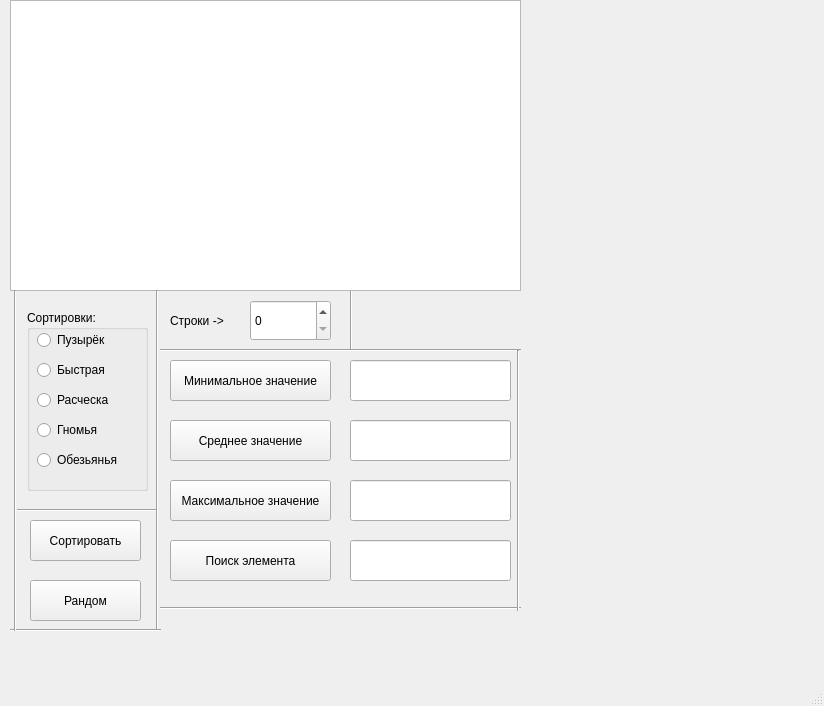
<?xml version="1.0" encoding="UTF-8"?>
<ui version="4.0">
 <class>MainWindow</class>
 <widget class="QMainWindow" name="MainWindow">
  <property name="geometry">
   <rect>
    <x>0</x>
    <y>0</y>
    <width>824</width>
    <height>706</height>
   </rect>
  </property>
  <property name="windowTitle">
   <string>MainWindow</string>
  </property>
  <widget class="QWidget" name="centralwidget">
   <widget class="QPushButton" name="pushMax">
    <property name="geometry">
     <rect>
      <x>170</x>
      <y>480</y>
      <width>161</width>
      <height>41</height>
     </rect>
    </property>
    <property name="text">
     <string>Максимальное значение</string>
    </property>
   </widget>
   <widget class="Line" name="line_4">
    <property name="geometry">
     <rect>
      <x>350</x>
      <y>290</y>
      <width>3</width>
      <height>61</height>
     </rect>
    </property>
    <property name="orientation">
     <enum>Qt::Vertical</enum>
    </property>
   </widget>
   <widget class="QTableWidget" name="mainWidget">
    <property name="geometry">
     <rect>
      <x>10</x>
      <y>0</y>
      <width>511</width>
      <height>291</height>
     </rect>
    </property>
   </widget>
   <widget class="Line" name="line_5">
    <property name="geometry">
     <rect>
      <x>160</x>
      <y>340</y>
      <width>361</width>
      <height>20</height>
     </rect>
    </property>
    <property name="orientation">
     <enum>Qt::Horizontal</enum>
    </property>
   </widget>
   <widget class="Line" name="line_6">
    <property name="geometry">
     <rect>
      <x>160</x>
      <y>600</y>
      <width>361</width>
      <height>16</height>
     </rect>
    </property>
    <property name="orientation">
     <enum>Qt::Horizontal</enum>
    </property>
   </widget>
   <widget class="QGroupBox" name="groupSort">
    <property name="geometry">
     <rect>
      <x>27</x>
      <y>310</y>
      <width>121</width>
      <height>181</height>
     </rect>
    </property>
    <property name="title">
     <string>Сортировки:</string>
    </property>
    <widget class="QRadioButton" name="bubble">
     <property name="geometry">
      <rect>
       <x>10</x>
       <y>20</y>
       <width>95</width>
       <height>20</height>
      </rect>
     </property>
     <property name="text">
      <string>Пузырёк</string>
     </property>
    </widget>
    <widget class="QRadioButton" name="Quick">
     <property name="geometry">
      <rect>
       <x>10</x>
       <y>50</y>
       <width>95</width>
       <height>20</height>
      </rect>
     </property>
     <property name="text">
      <string>Быстрая</string>
     </property>
    </widget>
    <widget class="QRadioButton" name="Comb">
     <property name="geometry">
      <rect>
       <x>10</x>
       <y>80</y>
       <width>95</width>
       <height>20</height>
      </rect>
     </property>
     <property name="text">
      <string>Расческа</string>
     </property>
    </widget>
    <widget class="QRadioButton" name="Gnome">
     <property name="geometry">
      <rect>
       <x>10</x>
       <y>110</y>
       <width>95</width>
       <height>20</height>
      </rect>
     </property>
     <property name="text">
      <string>Гномья</string>
     </property>
    </widget>
    <widget class="QRadioButton" name="Monkey">
     <property name="geometry">
      <rect>
       <x>10</x>
       <y>140</y>
       <width>95</width>
       <height>20</height>
      </rect>
     </property>
     <property name="text">
      <string>Обезьянья</string>
     </property>
    </widget>
   </widget>
   <widget class="Line" name="line_2">
    <property name="geometry">
     <rect>
      <x>17</x>
      <y>500</y>
      <width>141</width>
      <height>20</height>
     </rect>
    </property>
    <property name="orientation">
     <enum>Qt::Horizontal</enum>
    </property>
   </widget>
   <widget class="QPushButton" name="pushSort">
    <property name="geometry">
     <rect>
      <x>30</x>
      <y>520</y>
      <width>111</width>
      <height>41</height>
     </rect>
    </property>
    <property name="text">
     <string>Сортировать</string>
    </property>
   </widget>
   <widget class="QLineEdit" name="lineEdit_Average">
    <property name="geometry">
     <rect>
      <x>350</x>
      <y>420</y>
      <width>161</width>
      <height>41</height>
     </rect>
    </property>
   </widget>
   <widget class="Line" name="line">
    <property name="geometry">
     <rect>
      <x>147</x>
      <y>290</y>
      <width>20</width>
      <height>341</height>
     </rect>
    </property>
    <property name="orientation">
     <enum>Qt::Vertical</enum>
    </property>
   </widget>
   <widget class="QPushButton" name="pushMin">
    <property name="geometry">
     <rect>
      <x>170</x>
      <y>360</y>
      <width>161</width>
      <height>41</height>
     </rect>
    </property>
    <property name="text">
     <string>Минимальное значение</string>
    </property>
   </widget>
   <widget class="Line" name="line_8">
    <property name="geometry">
     <rect>
      <x>10</x>
      <y>610</y>
      <width>151</width>
      <height>41</height>
     </rect>
    </property>
    <property name="orientation">
     <enum>Qt::Horizontal</enum>
    </property>
   </widget>
   <widget class="QLabel" name="labelRow">
    <property name="geometry">
     <rect>
      <x>170</x>
      <y>300</y>
      <width>61</width>
      <height>41</height>
     </rect>
    </property>
    <property name="text">
     <string>Строки -&gt;</string>
    </property>
   </widget>
   <widget class="Line" name="line_7">
    <property name="geometry">
     <rect>
      <x>503</x>
      <y>350</y>
      <width>31</width>
      <height>261</height>
     </rect>
    </property>
    <property name="orientation">
     <enum>Qt::Vertical</enum>
    </property>
   </widget>
   <widget class="QPushButton" name="pushRandom">
    <property name="geometry">
     <rect>
      <x>30</x>
      <y>580</y>
      <width>111</width>
      <height>41</height>
     </rect>
    </property>
    <property name="text">
     <string>Рандом</string>
    </property>
   </widget>
   <widget class="Line" name="line_3">
    <property name="geometry">
     <rect>
      <x>-10</x>
      <y>290</y>
      <width>51</width>
      <height>341</height>
     </rect>
    </property>
    <property name="orientation">
     <enum>Qt::Vertical</enum>
    </property>
   </widget>
   <widget class="QLineEdit" name="lineEdit_Min">
    <property name="geometry">
     <rect>
      <x>350</x>
      <y>360</y>
      <width>161</width>
      <height>41</height>
     </rect>
    </property>
   </widget>
   <widget class="QLineEdit" name="lineEdit_Max">
    <property name="geometry">
     <rect>
      <x>350</x>
      <y>480</y>
      <width>161</width>
      <height>41</height>
     </rect>
    </property>
   </widget>
   <widget class="QSpinBox" name="spinRow">
    <property name="geometry">
     <rect>
      <x>250</x>
      <y>300</y>
      <width>81</width>
      <height>41</height>
     </rect>
    </property>
   </widget>
   <widget class="QPushButton" name="pushAverage">
    <property name="geometry">
     <rect>
      <x>170</x>
      <y>420</y>
      <width>161</width>
      <height>41</height>
     </rect>
    </property>
    <property name="text">
     <string>Среднее значение</string>
    </property>
   </widget>
   <widget class="QLineEdit" name="lineEdit_Search">
    <property name="geometry">
     <rect>
      <x>350</x>
      <y>540</y>
      <width>161</width>
      <height>41</height>
     </rect>
    </property>
    <property name="text">
     <string/>
    </property>
   </widget>
   <widget class="QPushButton" name="pushSearch">
    <property name="geometry">
     <rect>
      <x>170</x>
      <y>540</y>
      <width>161</width>
      <height>41</height>
     </rect>
    </property>
    <property name="text">
     <string>Поиск элемента</string>
    </property>
   </widget>
   <widget class="QLabel" name="answer">
    <property name="geometry">
     <rect>
      <x>530</x>
      <y>420</y>
      <width>241</width>
      <height>191</height>
     </rect>
    </property>
    <property name="text">
     <string/>
    </property>
   </widget>
  </widget>
  <widget class="QMenuBar" name="menubar">
   <property name="geometry">
    <rect>
     <x>0</x>
     <y>0</y>
     <width>824</width>
     <height>26</height>
    </rect>
   </property>
  </widget>
  <widget class="QStatusBar" name="statusbar"/>
 </widget>
 <resources/>
 <connections/>
</ui>
